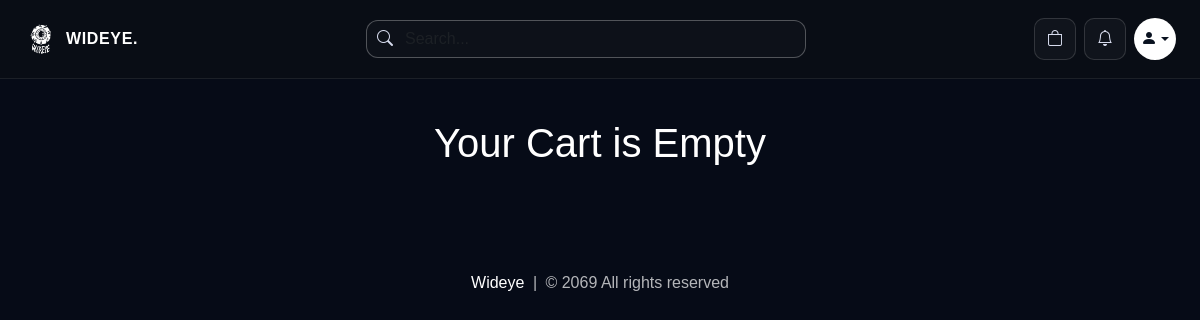
The page /cart (signed in) on the database as committed earlier.
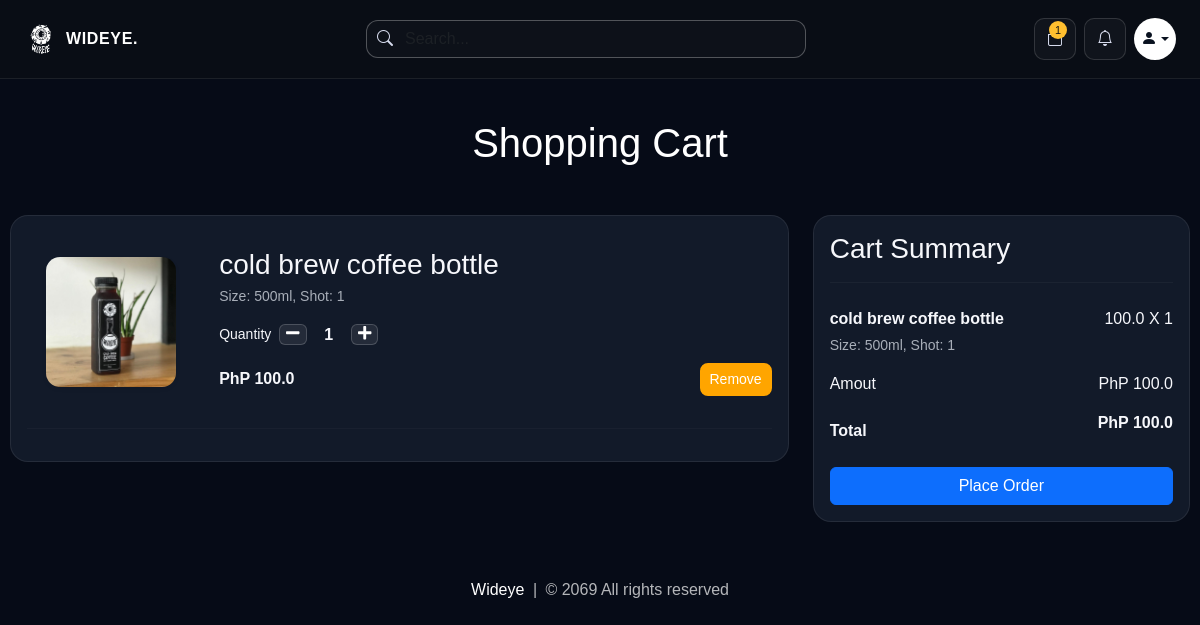
The same page on the database as committed later.
### website/models.py (models this page shows, shortened)
class Cart(db.Model):
    id = db.Column(db.Integer, primary_key=True)
    quantity = db.Column(db.Integer, nullable=False)
    size = db.Column(db.String(100), nullable=False, default='')
    sugar = db.Column(db.String(100), nullable=False, default='')
    milk = db.Column(db.String(100), nullable=False, default='')
    shot = db.Column(db.String(100), nullable=False, default='')
    customer_link = db.Column(db.Integer, db.ForeignKey('customer.id'), nullable=False)
    product_link = db.Column(db.Integer, db.ForeignKey('product.id'), nullable=False)

class Product(db.Model):
    id = db.Column(db.Integer, primary_key=True)
    product_name = db.Column(db.String(100), nullable=False)
    current_price = db.Column(db.Float, nullable=False)
    previous_price = db.Column(db.Float, nullable=False)
    in_stock = db.Column(db.Integer, nullable=False)
    size = db.Column(db.String(500), nullable=False, default='')
    sugar = db.Column(db.String(500), nullable=False, default='')
    milk = db.Column(db.String(500), nullable=False, default='')
    shot = db.Column(db.String(500), nullable=False, default='')
    product_picture = db.Column(db.Text, nullable=False)
    flash_sale = db.Column(db.Boolean, default=False)
    date_added = db.Column(db.DateTime, default=datetime.utcnow)
    carts = db.relationship('Cart', backref=db.backref('product', lazy=True))
    orders = db.relationship('Order', backref=db.backref('product', lazy=True))
    usual_items = db.relationship('UsualOrderItem', backref=db.backref('product', lazy=True))

### website/views.py (the view)
@views.route('/cart')
@login_required
def show_cart():
    cart = Cart.query.filter_by(customer_link=current_user.id).all()
    amount = 0
    for item in cart:
        amount += item.product.current_price * item.quantity
    return render_template('cart.html', cart=cart, amount=amount, total=amount,
                           format_option_summary=format_option_summary,
                           get_product_image=get_product_image)

### website/views.py (called while the page is built)
def parse_options(csv_string):
    if not csv_string:
        return []
    return [opt.strip() for opt in str(csv_string).split(',') if opt.strip()]

def get_product_image(product, selected_size=''):
    images = parse_options(product.product_picture) if product.product_picture else []
    if not images:
        return '/media/default.jpg'
    if not selected_size:
        return images[0]
    sizes = parse_options(product.size)
    if selected_size in sizes:
        idx = sizes.index(selected_size)
        return images[idx] if idx < len(images) else images[-1]
    return images[0]

def format_option_summary(item):
    parts = []
    size_val = getattr(item, 'size', '') or ''
    sugar_val = getattr(item, 'sugar', '') or ''
    milk_val = getattr(item, 'milk', '') or ''
    shot_val = getattr(item, 'shot', '') or ''
    if size_val:
        parts.append(f'Size: {size_val}')
    if sugar_val:
        parts.append(f'Sugar: {sugar_val}')
    if milk_val:
        parts.append(f'Milk: {milk_val}')
    if shot_val:
        parts.append(f'Shot: {shot_val}')
    return ', '.join(parts) if parts else 'No add-ons'

### website/templates/cart.html (shortened to what this page needs)
{% extends 'base.html' %}
{% block body %}
<div class="wideye-cart-shell">
    <div class="row">
        {% if cart %}
        <h1 class="text-center mb-5" style="color: white;">Shopping Cart</h1>
        <div class="col-sm-8">
            <div class="card wideye-cart-card">
                <div class="card-body">
                    {% for item in cart %}
                    <div class="row align-items-center py-3">
                        <div class="col-sm-3 text-center align-self-center">
                            <img src="{{ get_product_image(item.product, item.size) }}" alt="" class="img-fluid wideye-cart-thumb shadow-sm">
                        </div>
                        <div class="col-sm-9">
                            <div>
                                <h3 class="mb-1">{{ item.product.product_name }}</h3>
                                <p class="mb-2 text-muted small">{{ format_option_summary(item) }}</p>
                                <div class="my-3 d-flex align-items-center gap-2">
                                    <span class="small" style="color:#f6f7fb;">Quantity</span>
                                    <a class="minus-cart wideye-qty-btn" pid="{{item.id}}" href="#"><i class="fas fa-minus fa-sm"></i></a>
                                    <span class="wideye-qty-value" id="quantity">{{ item.quantity }}</span>
                                    <a class="plus-cart wideye-qty-btn" pid="{{ item.id }}" href="#"><i class="fas fa-plus fa-sm"></i></a>
                                </div>
                                <div class="d-flex justify-content-between align-items-center">
                                    <p class="mb-0"><strong>PhP {{ item.product.current_price }}</strong></p>
                                    <a href="" class="remove-cart btn btn-sm wideye-cart-remove" pid="{{item.id}}">Remove</a>
                                </div>
                            </div>
                        </div>
                    </div>
                    <hr class="wideye-cart-divider">
                    {% endfor %}
                </div>
            </div>
        </div>
        <div class="col-sm-4">
            <div class="card wideye-cart-card">
                <div class="card-body">
                    <h3 class="mb-3">Cart Summary</h3>
                    <hr class="wideye-cart-summary-sep">
                    <ul class="list-group">
                        {% for item in cart %}
                        <li class="list-group-item d-flex justify-content-between align-items-center border-0 px-0 pb-0"><strong>{{item.product.product_name}}</strong><span id="amount">{{item.product.current_price}} X <span id="quantity{{item.id}}">{{ item.quantity}}</span></span></li>
                        <li class="list-group-item d-flex justify-content-between align-items-center border-0 px-0 pt-1 small text-muted">{{ format_option_summary(item) }}</li>
                        {% endfor %}
                        <li class="list-group-item d-flex justify-content-between align-items-center border-0 px-0 pb-0">Amout <span>PhP <span id="amount_tt">{{ amount }}</span></span></li>
                        <li class="list-group-item d-flex justify-content-between align-items-center border-0 px-0 mb-3">
                            <div style="margin-top: 15px;">
                                <strong>Total</strong>
                            </div>
                            <span><strong>PhP </strong><span id="totalamount"><strong>{{ total }}</strong></span></span>
                        </li>
                    </ul>
                    <div class="d-grid"><a href="/choose-payment" class="btn btn-primary">Place Order</a></div>
                </div>
            </div>
        </div>
        {% else %}
        <h1 class="text-center mb-5" style="color: white;">Your Cart is Empty</h1>
        {% endif %}
    </div>
</div>
{% endblock %}

Rows that differ between the two databases and show on the page:
added Cart: size.size (picture), product.product_name "cold brew coffee bottle", size+sugar+milk "Size: 500ml, Shot: 1", quantity "1", product.current_price "100.0"
Other text that changed with them:
{{ cart_items | length }}: (not shown) → "1"
{{ amount }}: (not shown) → "100.0"
{{ total }}: (not shown) → "100.0"
text no longer shown: "Your Cart is Empty"
text now shown: "Shopping Cart Cart Summary Amout PhP Total PhP Place Order"
